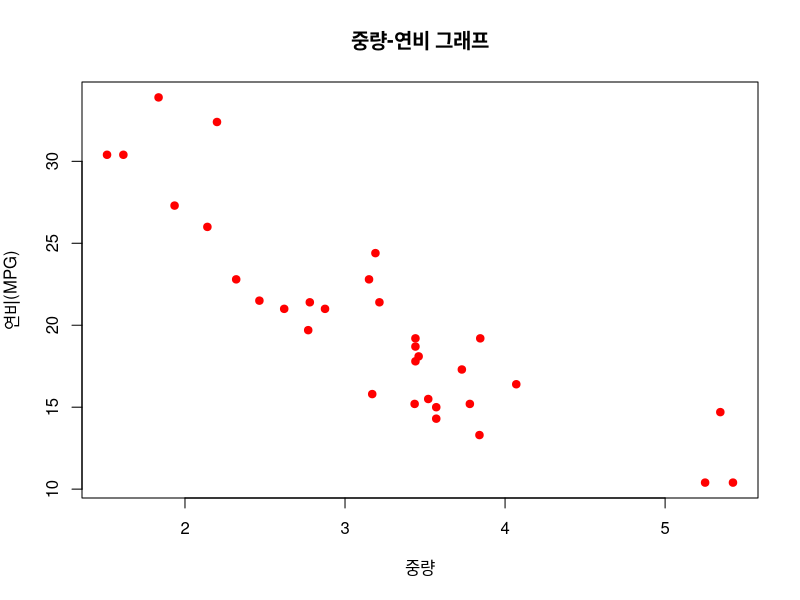
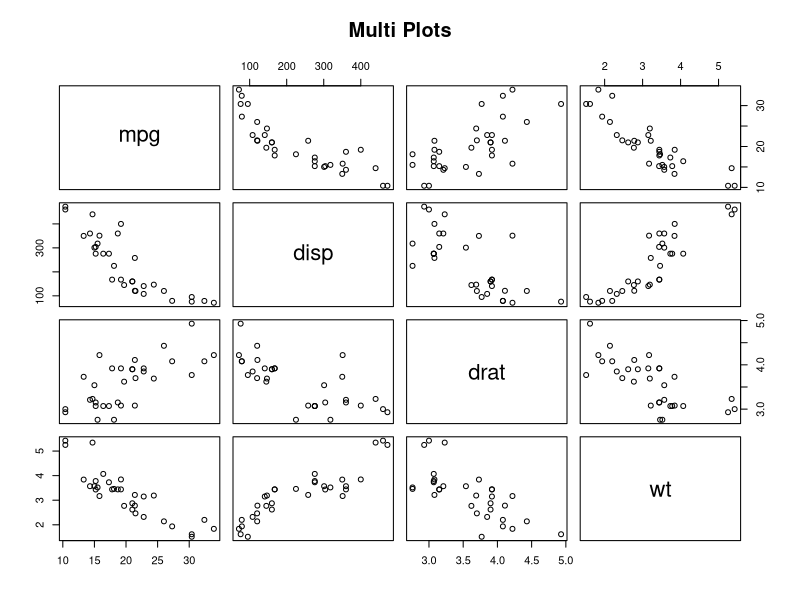
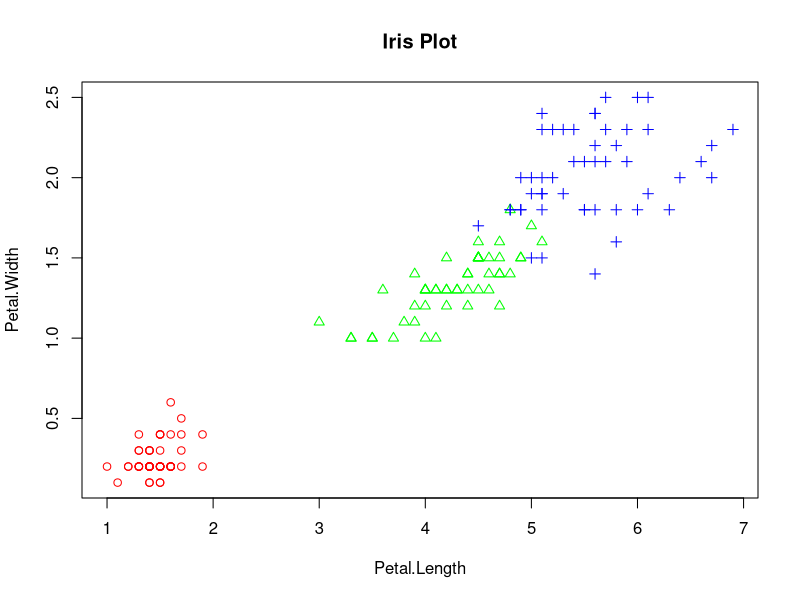
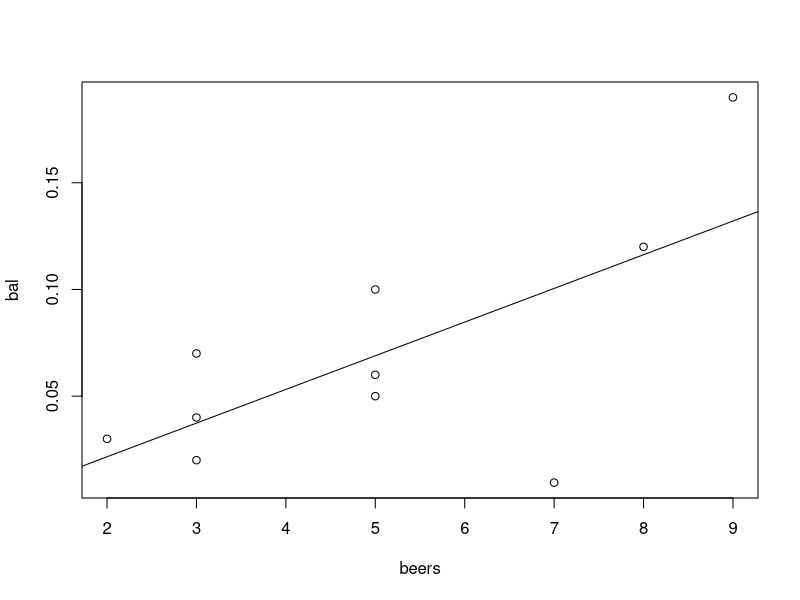
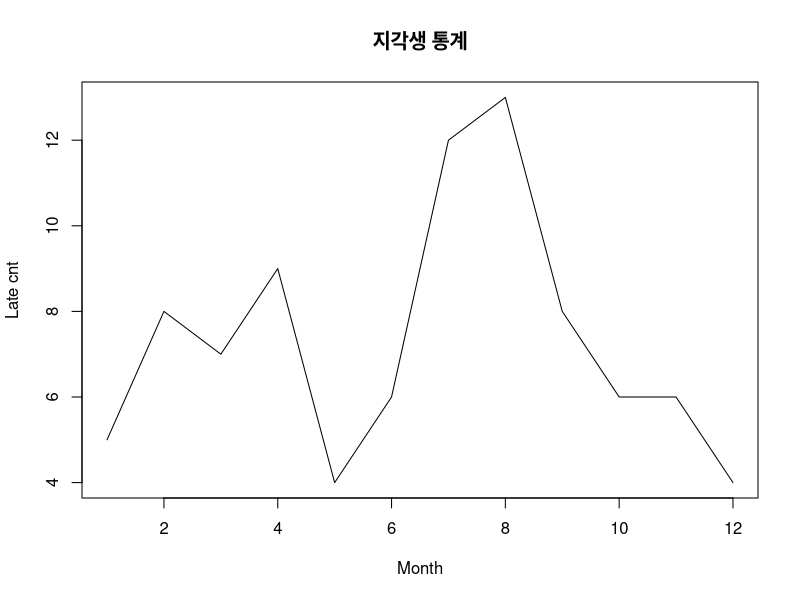
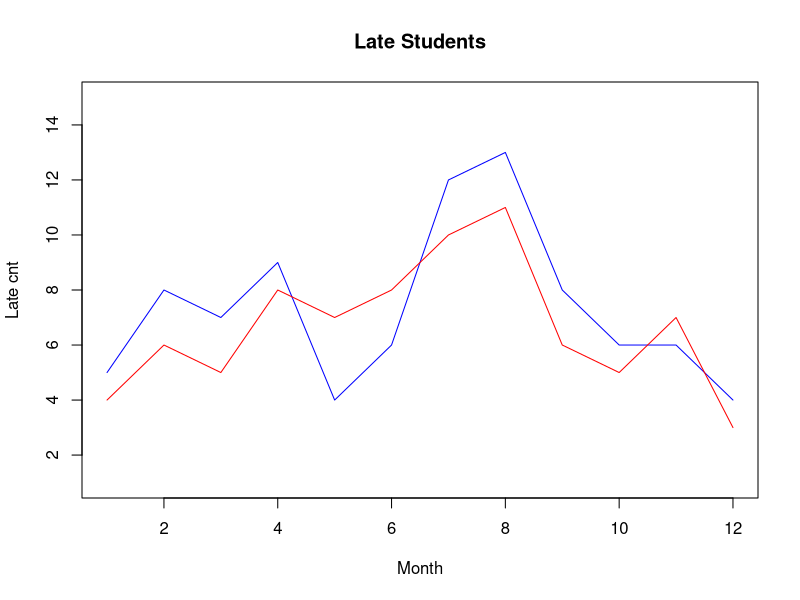
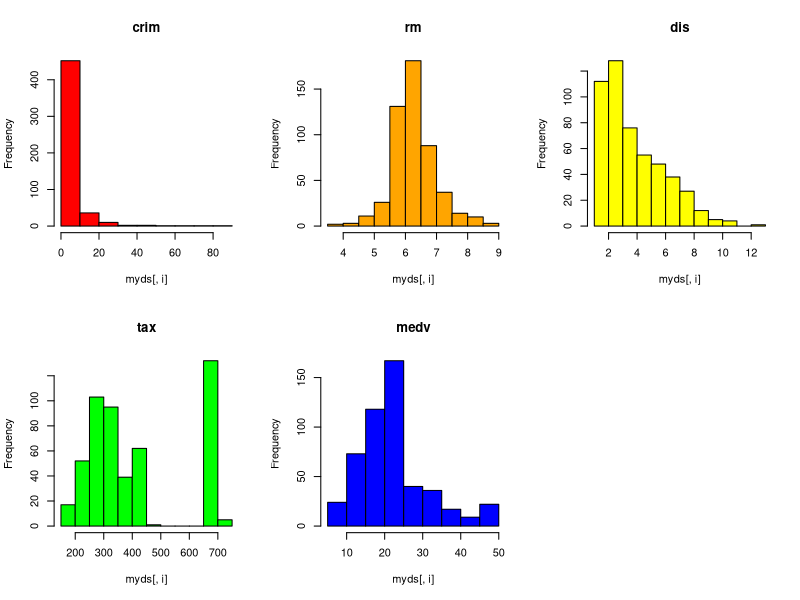
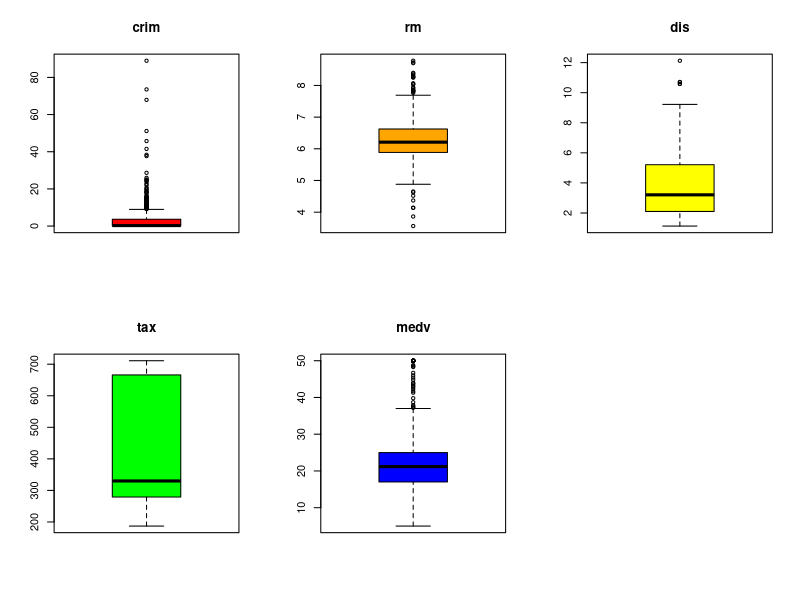

Recreate these plots in R, in order.
# 6. 다중변수 자료의 탐색
# 6.1 산점도

wt <- mtcars$wt
mpg <- mtcars$mpg
plot(wt, mpg,
     main="중량-연비 그래프",
     xlab = "중량",
     ylab = "연비(MPG)",
     col="red",
     pch=19)

vars <- c('mpg','disp','drat','wt')
target <- mtcars[,vars]
head(target)
pairs(target, main="Multi Plots")

iris.2 <- iris[,3:4]
iris.2
point <- as.numeric(iris$Species)
point
color <- c('red','green','blue')
plot(iris.2,
     main="Iris Plot",
     pch=c(point),
     col=color[point])

# 6.2 상관분석

beers <- c(5,2,9,8,3,7,3,5,3,5)
bal <- c(0.1, 0.03, 0.19, 0.12, 0.04, 0.0095, 0.07, 0.06, 0.02, 0.05)

tbl <- data.frame(beers, bal)
tbl
plot(bal~beers, data=tbl)
res <- lm(bal~beers, data=tbl)
abline(res)
cor(beers, bal)


cor(iris[,1:4])



# 6.3 선그래프
# 6.1 선그래프의 작성

month <- 1:12
late <- c(5,8,7,9,4,6,12,13,8,6,6,4)
plot(month,
     late,
     main = "지각생 통계",
     type = "l",
     lty=1,
     lwd=1,
     xlab = "Month",
     ylab = "Late cnt")


month <- 1:12
late1 <- c(5,8,7,9,4,6,12,13,8,6,6,4)
late2 <- c(4,6,5,8,7,8,10,11,6,5,7,3)
plot(month,
     late1,
     main = "Late Students",
     type = "l",
     lty=1,
     col='blue',
     xlab = 'Month',
     ylab = 'Late cnt',
     ylim = c(1,15))
lines(month,
      late2,
      type = 'l',
      col='red ')


# 6.4 자료의 탐색 실습
install.packages("mlbench")
library(mlbench)
data("BostonHousing")
myds <- BostonHousing[,c("crim","rm","dis","tax","medv")]
myds

grp <- c()
for(i in 1:nrow(myds)){
   if(myds$medv[i]>=25.0){
      grp[i] <- "H"
   } else if(myds$medv[i]>17.0){
      grp[i] <- "M"
   } else {
      grp[i] <- "L"
   }
}
grp
grp <- factor(grp)
grp
grp <- factor(grp, levels = c("H","M","L"))
grp
myds <- data.frame(myds, grp)
myds

str(myds)
head(myds)
table(myds$grp)

par(mfrow=c(2,3))
colors <- c("red","orange","yellow","green","blue")
for(i in 1:5){
   hist(myds[,i], main = colnames(myds)[i], col = colors[i])
}
par(mfrow=c(1,1))

par(mfrow=c(2,3))
for(i in 1:5){
   boxplot(myds[,i], main=colnames(myds)[i], col = colors[i])
}
par(mfrow=c(1,1))

boxplot(myds$crim~myds$grp, main="1인당 범죄율")

boxplot(myds$rm~myds$grp, main="방의 개수")


pairs(myds[,-6])

point <- as.integer(myds$grp)
color <- c("red","green","blue")
pairs(myds[,-6], pch=point, col=color[point])


cor(myds[,-6])

library(mlbench)
data("BostonHousing")
myds <- BostonHousing[,c("crim","rm","dis","tax","medv")]

grp <- c()
for(i in 1:nrow(myds)){
   if(myds$medv[i]>=25){
      grp[i] <- 'H'
   } else if(myds$medv[i]>17){
      grp[i] <- 'M'
   } else{
      grp[i] <- 'L'
   }
}
grp <- factor(grp)
grp <- factor(grp, levels = c("H","M","L"))

myds <- data.frame(myds, grp)

str(myds)
head(myds)
table(myds$grp)

colors <- c('red','orange','yellow','green','blue')
par(mfrow=c(2,3))
for(i in 1:5){
   hist(myds[,i], main = colnames(myds)[i], col = colors[i])
}
par(mfrow=c(1,1))

boxplot(myds$crim~myds$grp, main="1인당 범죄율", col=colors[])
boxplot(myds$rm~myds$grp, main="방의 수", col=colors[])
boxplot(myds$dis~myds$grp, main="직업센터까지의 거리", col=colors[])
boxplot(myds$tax~myds$grp, main="재산세", col=colors[])

pairs(myds[,-6])

point <- as.integer(myds$grp)
color <- c("red","green","blue")
pairs(myds[,-6], pch=point, col=color[point])

cor(myds[,-6])